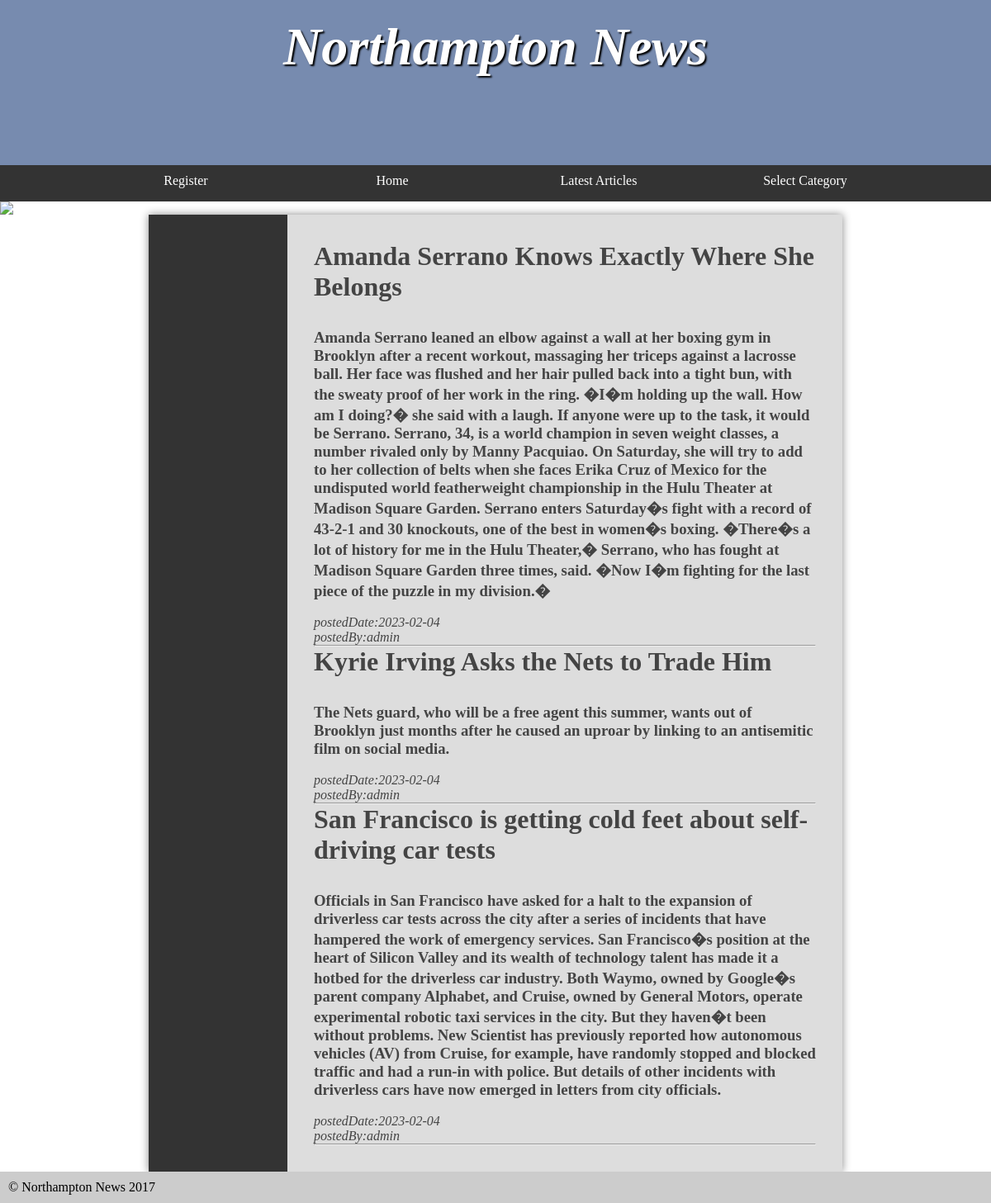
Screenshot of /assignment/user/Category.php?categories_Id=17 with the database file from the repository.
### tables this page shows
CREATE TABLE `article` (
  `article_Id` int NOT NULL AUTO_INCREMENT,
  `title` varchar(255) NOT NULL,
  `content` mediumblob NOT NULL,
  `date` date NOT NULL,
  `categoryId` int NOT NULL,
  `postedperson` varchar(255) NOT NULL,
  PRIMARY KEY (`article_Id`)
);

### assignment/user/Category.php (the view, shortened to what this page needs)
<?php
require('../connection/connection.php');
require('../user/header.php');
echo '<nav>
<ul>';
 if(isset($_SESSION['fullname'])){
    echo '<li><a href="../user/loginpage.php">Home</a></li>';
    echo '<li><a href="../admin/logout.php">logout</a></li>';
    }
    else{
echo '<li><a href="../user/register.php">Register</a></li>';
 echo '<li><a href="../index.php">Home</a></li>';
    }
    echo '<li><a href="latest.php">Latest Articles</a></li>';
    echo '<li><a href="#">Select Category</a>
    <ul>';
echo '</ul>
</li>
</ul>
</nav>
<img src="../images/banners/randombanner.php" /><main>
<nav>
</nav>
<article>';
if(isset($_GET['categories_Id'])){
    $IdCategory  = $_GET['categories_Id'];
$queryStatement =$connect->prepare("SELECT * FROM article WHERE categoryId = ?");
$queryStatement->bindparam(1,$IdCategory);
$queryStatement->execute();
  $returnData = $queryStatement->fetchAll(PDO::FETCH_OBJ);
foreach($returnData as $outcome){
    echo '
    <h2>'.$outcome->title.'</h2>'.
    '<h3>'. $outcome->content.'</h3>'.
    '<br>'.
   '<em>postedDate:'.  $outcome->date.'</em>'.
    '<br>'.
   '<em>postedBy:'. $outcome->postedperson.'</em>'.
'<hr>
    ';
}
}
require('../user/footer.php');
?>

### assignment/frame/style.css (style rules this page uses)
* { margin: 0; padding: 0; }
html { font-family: 'Oxygen-Regular', times, verdana, sans-serif; }
body { background-color: #fff; }
nav { width: 100%; background-color: #333; overflow: auto; }
nav ul { width: 1000px; margin: auto; display: block; list-style-type: none; }
nav ul li { width: 25%; float: left; overflow: auto; text-align: center; }
nav a { color: white; padding-top: 10px; display: block; text-decoration: none; }
main { min-height: 50vh; background-color: #ddd; width: 70vw; display: block; margin: auto; box-shadow: 0px 0px 10px #888; color:#444; }
main h2 { font-size:2em; }
p, li, h2 { margin-bottom: 1em; }
ul { margin-left: 2em; }
body > img { display: block; width: 100%; }
main { display: table; }
main > article { display: table-cell; padding: 2em; }
main > nav { display: table-cell; width: 20%; padding: 1em; }

### rows the page displays
article: title "Amanda Serrano Knows Exactly Where She Belongs", content "Amanda Serrano leaned an elbow against a wall at her boxing gym in Brooklyn after a recent workout, massaging her triceps against a lacrosse ball. Her face was flushed and her hair pulled back into a tight bun, with the sweaty proof of her work in the ring. �I�m holding up the wall. How am I doing?� she said with a laugh. If anyone were up to the task, it would be Serrano. Serrano, 34, is a world champion in seven weight classes, a number rivaled only by Manny Pacquiao. On Saturday, she will try to add to her collection of belts when she faces Erika Cruz of Mexico for the undisputed world featherweight championship in the Hulu Theater at Madison Square Garden. Serrano enters Saturday�s…", date "2023-02-04", postedperson "admin"
article: title "Kyrie Irving Asks the Nets to Trade Him", content "The Nets guard, who will be a free agent this summer, wants out of Brooklyn just months after he caused an uproar by linking to an antisemitic film on social media.", date "2023-02-04", postedperson "admin"
article: title "San Francisco is getting cold feet about self-driving car tests", content "Officials in San Francisco have asked for a halt to the expansion of driverless car tests across the city after a series of incidents that have hampered the work of emergency services. San Francisco�s position at the heart of Silicon Valley and its wealth of technology talent has made it a hotbed for the driverless car industry. Both Waymo, owned by Google�s parent company Alphabet, and Cruise, owned by General Motors, operate experimental robotic taxi services in the city. But they haven�t been without problems. New Scientist has previously reported how autonomous vehicles (AV) from Cruise, for example, have randomly stopped and blocked traffic and had a run-in with police. But details of…", date "2023-02-04", postedperson "admin"
